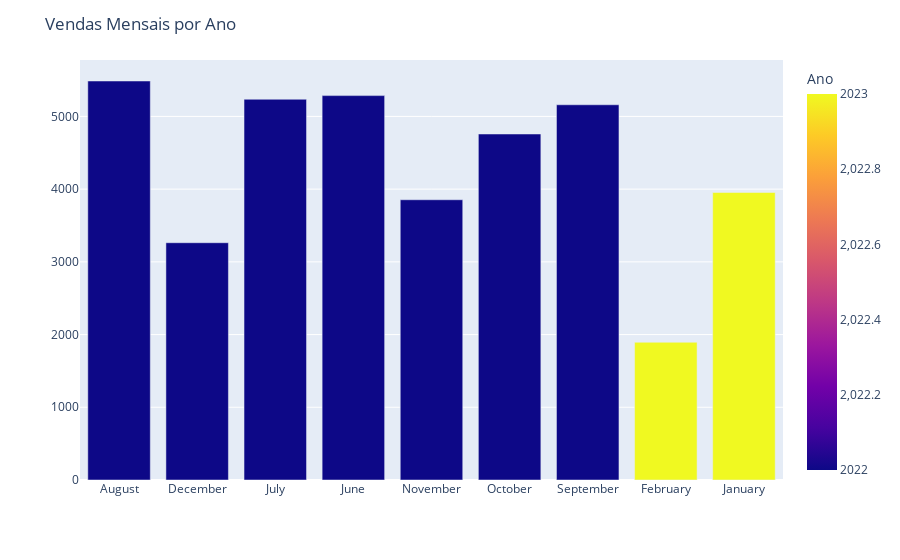

Notebook code for this chart:
### Markdown cell above
### Insights para visulizar as vendas de acordo com o tempo.

### Code cell
meses_vendas = df_analytics.groupby(['Ano', 'Mes'])['Num_Vendas'].sum().reset_index()

px.bar(meses_vendas, x='Mes', y='Num_Vendas', color= 'Ano').update_layout(title='Vendas Mensais por Ano').update_xaxes(title_text=None).update_yaxes(title_text=None)

### Figure 1 — Plotly figure (JSON) as saved in the notebook; plotly's stock layout.template omitted (floating-point values rounded to 4 significant figures)
{"data": [{"alignmentgroup": "True", "hovertemplate": "Mes=%{x}<br>Num_Vendas=%{y}<br>Ano=%{marker.color}<extra></extra>", "legendgroup": "", "marker": {"color": [2022, 2022, 2022, 2022, 2022, 2022, 2022, 2023, 2023], "coloraxis": "coloraxis", "pattern": {"shape": ""}}, "name": "", "offsetgroup": "", "orientation": "v", "showlegend": false, "textposition": "auto", "type": "bar", "x": ["August", "December", "July", "June", "November", "October", "September", "February", "January"], "xaxis": "x", "y": [5487, 3263, 5236, 5286, 3854, 4758, 5160, 1894, 3954], "yaxis": "y"}], "layout": {"autosize": true, "barmode": "relative", "coloraxis": {"colorbar": {"title": {"text": "Ano"}}, "colorscale": [[0, "#0d0887"], [0.1111, "#46039f"], [0.2222, "#7201a8"], [0.3333, "#9c179e"], [0.4444, "#bd3786"], [0.5556, "#d8576b"], [0.6667, "#ed7953"], [0.7778, "#fb9f3a"], [0.8889, "#fdca26"], [1, "#f0f921"]]}, "legend": {"tracegroupgap": 0}, "margin": {"t": 60}, "title": {"text": "Vendas Mensais por Ano"}, "xaxis": {"anchor": "y", "autorange": true, "domain": [0, 1], "range": [-0.5, 8.5], "title": {}, "type": "category"}, "yaxis": {"anchor": "x", "autorange": true, "domain": [0, 1], "range": [0, 5776.0], "title": {}, "type": "linear"}}}
